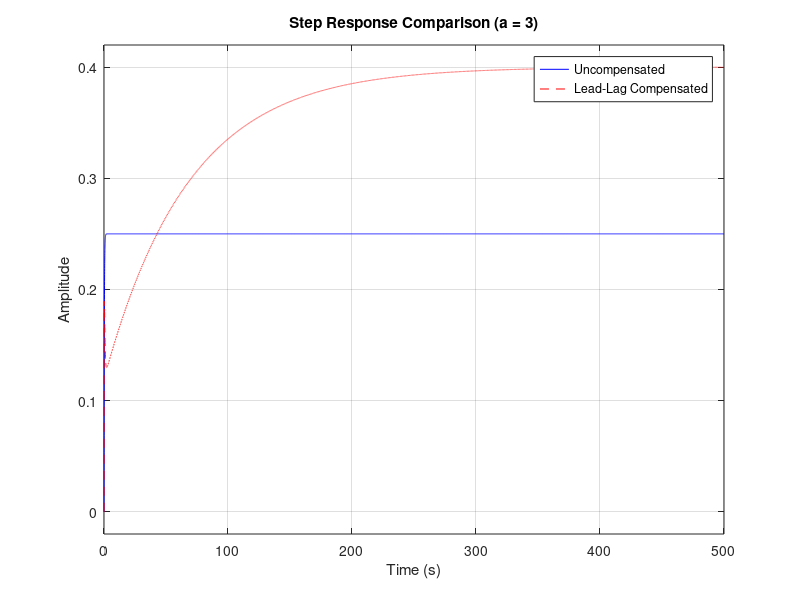
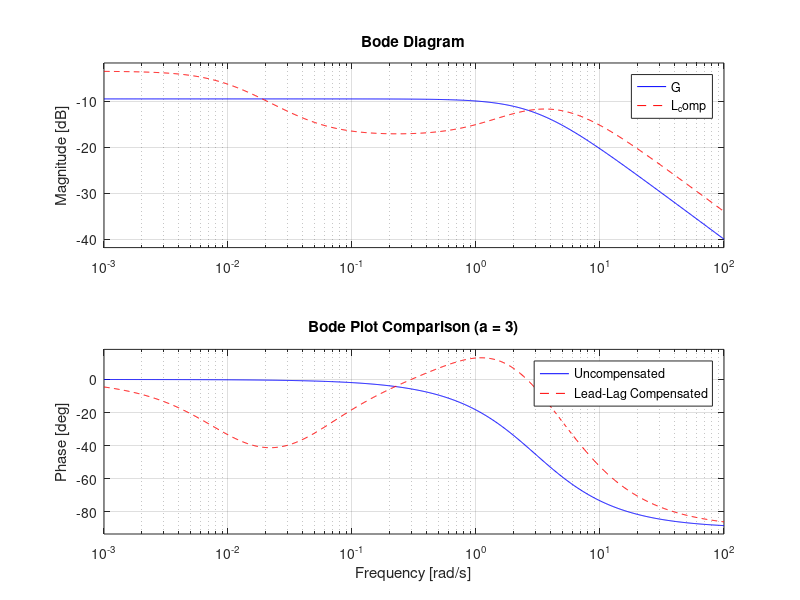
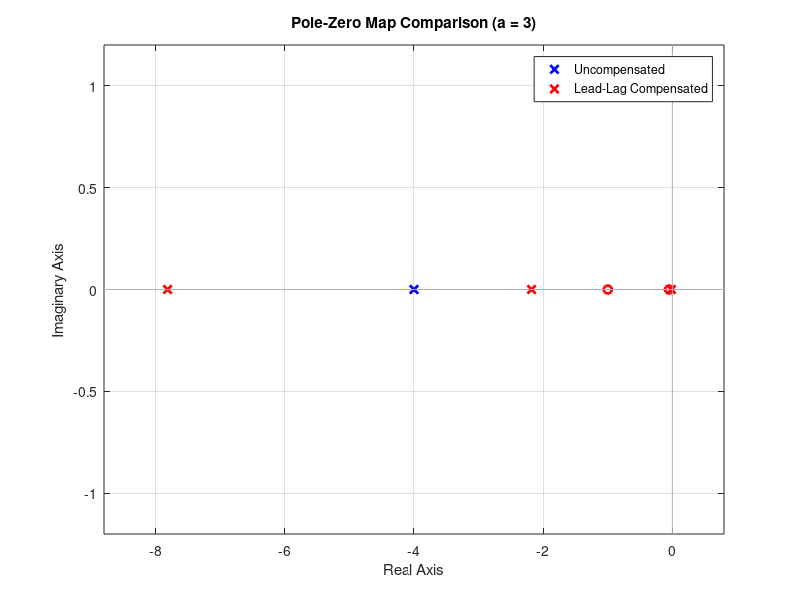

These charts were generated, in order, by the following MATLAB code: (Note: this script raises an error after producing the figures.)
%=========================================================
% Lead-Lag Compensation for First-Order System
% System: G(s) = 1/(s + a)
% Author: Joshua Wambua
% Date: 9-Nov-2025
%=========================================================

clc; clear; close all;

%---------------------------
% 1. Define the plant
%---------------------------
a = 3;                  % Pole of the first-order system (change for each case)
s = tf('s');            % Laplace variable
G = 1/(s + a);          % First-order system

%---------------------------
% 2. Lead compensator design
%---------------------------
% Goal: increase bandwidth and speed up response
K_lead = 2;             % Lead compensator gain
z_lead = 1;             % Lead zero
p_lead = 5;             % Lead pole
G_lead = K_lead * (s + z_lead)/(s + p_lead);

%---------------------------
% 3. Lag compensator design
%---------------------------
% Goal: improve steady-state accuracy (increase DC gain)
z_lag = 0.05;           % Lag zero
p_lag = 0.01;           % Lag pole
G_lag = (s + z_lag)/(s + p_lag);

%---------------------------
% 4. Combined compensator
%---------------------------
G_comp = G_lead * G_lag;        % Total compensator
L_comp = G_comp * G;            % Open-loop compensated
T_comp = feedback(L_comp, 1);   % Closed-loop compensated

T0 = feedback(G, 1);            % Uncompensated closed-loop

%---------------------------
% 5. Step response comparison
%---------------------------
figure;
step(T0, 'b', T_comp, 'r--');
grid on;
legend('Uncompensated','Lead-Lag Compensated');
title(['Step Response Comparison (a = ', num2str(a), ')']);
xlabel('Time (s)');
ylabel('Amplitude');

%---------------------------
% 6. Bode plot comparison
%---------------------------
figure;
bode(G, 'b', L_comp, 'r--');   % Uncompensated vs compensated open-loop
grid on;
legend('Uncompensated','Lead-Lag Compensated');
title(['Bode Plot Comparison (a = ', num2str(a), ')']);

%---------------------------
% 7. Pole-Zero map comparison
%---------------------------
figure;
pzmap(T0, 'b', T_comp, 'r--');
grid on;
legend('Uncompensated','Lead-Lag Compensated');
title(['Pole-Zero Map Comparison (a = ', num2str(a), ')']);

%---------------------------
% 8. Step response info
%---------------------------
disp('=== Step Response Info ===');
disp('Uncompensated System:');
disp(stepinfo(T0));
disp('Lead-Lag Compensated System:');
disp(stepinfo(T_comp));

% Steady-state error
dc0 = dcgain(T0);
dc1 = dcgain(T_comp);
fprintf('\nUncompensated DC Gain = %.4f (Ess = %.4f)\n', dc0, 1-dc0);
fprintf('Compensated DC Gain = %.4f (Ess = %.4f)\n', dc1, 1-dc1);
